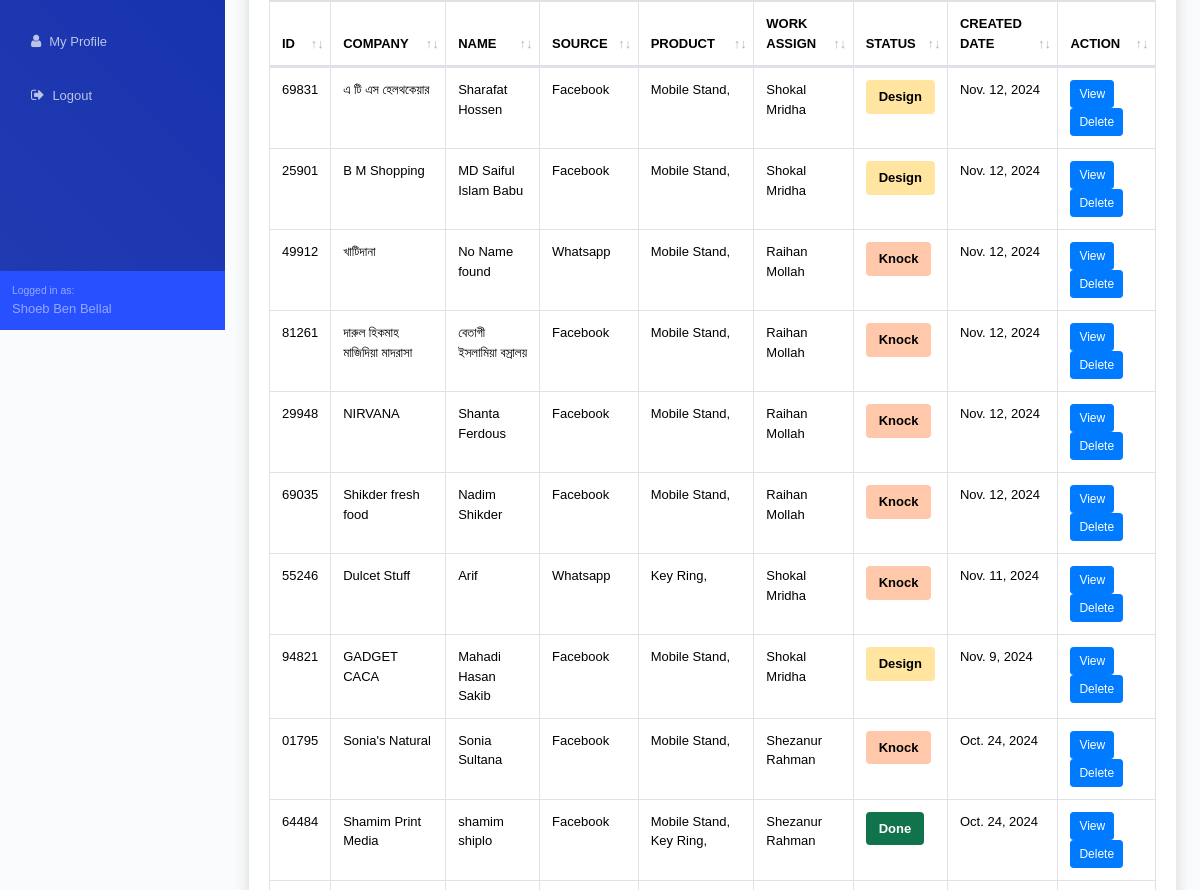
The page /order-request/ (signed in, middle part) on the database as committed earlier.
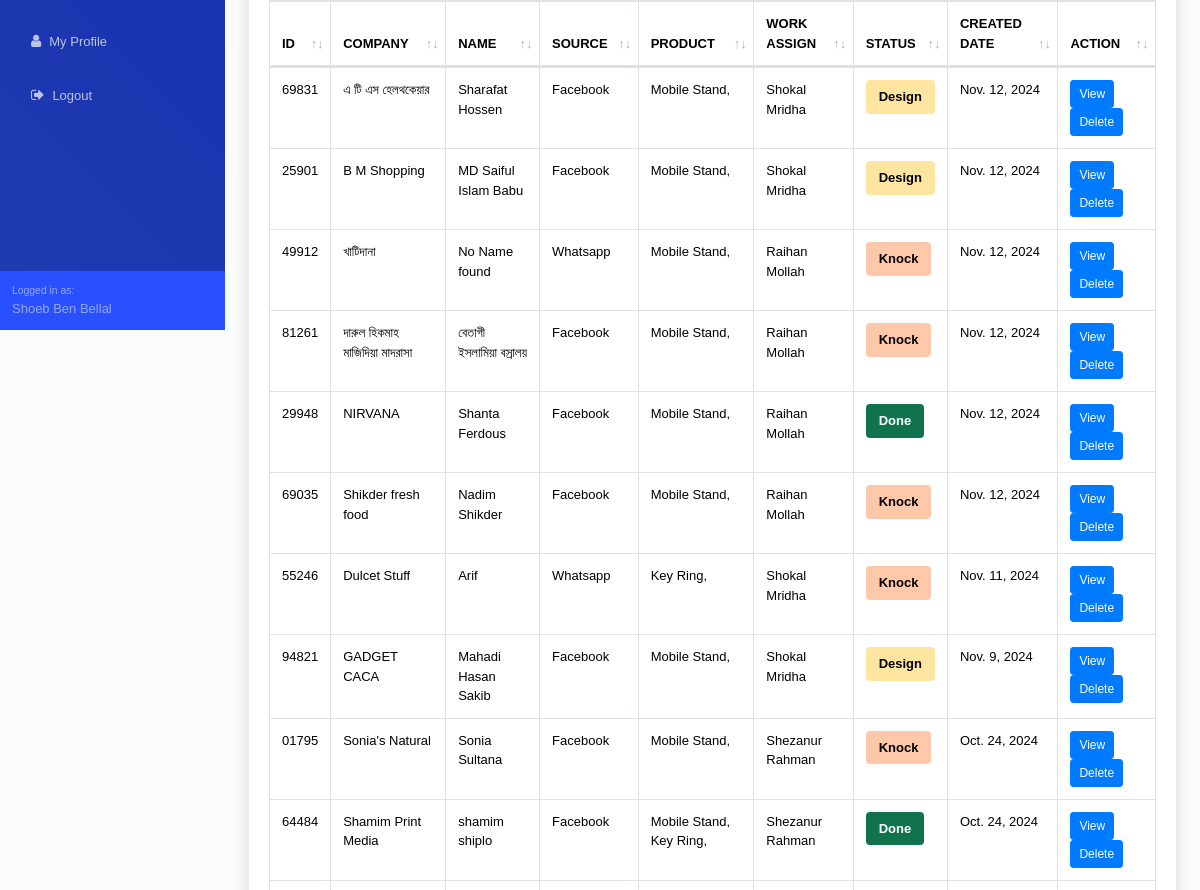
The same page on the database as committed later.
### account/models.py (models this page shows)
class Custom_User(AbstractUser):
    USER_TYPE = (
        ('Admin', 'Admin'),
        ('Staff', 'Staff'),
        ('Factory Staff', 'Factory Staff'),
    )
    user_type = models.CharField(max_length=20, choices=USER_TYPE, blank=True, null=True)
    email = models.EmailField(("email address"), blank=True, unique=True)
    phone_number = models.CharField(max_length=14, blank=True, null=True)
    profile_picture = models.ImageField(upload_to='profile-picture/', blank=True, null=True)
    USERNAME_FIELD = "email"
    REQUIRED_FIELDS = ["username"]
    def __str__(self) -> str:
        return f'{self.first_name} {self.last_name}' if self.first_name else f'{self.username} | {self.email}'

### order/models.py (models this page shows, shortened)
class OrderRequest(models.Model):
    STATUS_CHOICES = (
        ('None', 'None'),
        ('Design', 'Design'),
        ('Correction', 'Correction'),
        ('Call', 'Call'),
        ('Knock', 'Knock'),
        ('Other', 'Other'),
        ('Done', 'Done'),
        ('Hold', 'Hold'),
        ('Cancel', 'Cancel'),
        ('Mockup', 'Mockup'),
    )
    SOURCE = (
        ('Facebook', 'Facebook'),
        ('Whatsapp', 'Whatsapp'),
        ('Website', 'Website'),
        ('Others', 'Others'),
    )
    created_by = models.ForeignKey(Custom_User, on_delete=models.SET_NULL, blank=True, null=True, related_name='request_created_by')
    last_updated_by = models.ForeignKey(Custom_User, on_delete=models.DO_NOTHING, blank=True, null=True, related_name='request_last_updated_by')
    tracking_ID = models.CharField(max_length=5, unique=True, blank=True, null=True)
    company = models.CharField(max_length=250, blank=True, null=True)
    name = models.CharField(max_length=250)
    phone_number = models.CharField(max_length=20, blank=True, null=True)
    second_phone_number = models.CharField(max_length=20, blank=True, null=True)
    source = models.CharField(choices=SOURCE, max_length=50, default='Others')
    product = models.ManyToManyField(Product)
    status = models.CharField(max_length=50, choices=STATUS_CHOICES, default='None')
    remark = models.TextField(blank=True, null=True)
    work_assign = models.ForeignKey(Custom_User, on_delete=models.CASCADE, blank=True, null=True, related_name='order_request_assign')
    order_created = models.BooleanField(default=False)
    urgent = models.BooleanField(blank=True, null=True)
    logo = models.URLField(max_length=1000, blank=True, null=True)
    picture1 = models.URLField(max_length=1000, blank=True, null=True)
    picture2 = models.URLField(max_length=1000, blank=True, null=True)
    picture3 = models.URLField(max_length=1000, blank=True, null=True)
    picture4 = models.URLField(max_length=1000, blank=True, null=True)
    picture5 = models.URLField(max_length=1000, blank=True, null=True)
    created_at = models.DateField(blank=True, null=True)
    last_update = models.DateTimeField(auto_now=True)

class Product(models.Model):
    name = models.CharField(max_length=250)
    slug = models.SlugField(max_length=250, blank=True, null=True)
    created_date = models.DateTimeField(auto_now_add=True)

### order/views.py (the view, shortened to what this page needs)
# urls.py: path('order-request/', OrderRequestListView.as_view(), name='order_request_list'),
class OrderRequestListView(LoginRequiredMixin, ListView):
    model = OrderRequest
    template_name = 'request/order_request_list.html'
    context_object_name = 'order_requests'
    paginate_by = 20  # Pagination works for normal listing
    ordering = ['-id']
    def get_queryset(self):
        queryset = super().get_queryset()
        status = self.request.GET.get('status')
        start_date = self.request.GET.get('start_date')
        end_date = self.request.GET.get('end_date')
        search_query = self.request.GET.get('search')
        product_id = self.request.GET.get('product')
        work_assign = self.request.GET.get('work_assign')
        today_order_requests = self.request.GET.get('today_order_requests')
        if today_order_requests:
            today = timezone.now().date()
            queryset = queryset.filter(created_at=today)
        if status and status != 'All':
            queryset = queryset.filter(status=status)
        if start_date:
            start_date = parse_date(start_date)
            queryset = queryset.filter(created_at__gte=start_date)
        if end_date:
            end_date = parse_date(end_date)
            queryset = queryset.filter(created_at__lte=end_date)
        if product_id and product_id.isdigit():
            queryset = queryset.filter(product__id__icontains=product_id).distinct()
        if work_assign and work_assign.isdigit():
            queryset = queryset.filter(work_assign__id__icontains=work_assign).distinct()
        return queryset.distinct()
    def get_context_data(self, **kwargs):
        context = super().get_context_data(**kwargs)
        context['products'] = Product.objects.all()
        context['work_assign_choices'] = Custom_User.objects.all()
        return context
    def render_to_response(self, context, **response_kwargs):
        export_format = self.request.GET.get('export')
        queryset = self.get_queryset()  # Get the filtered queryset without pagination
        if export_format == 'xlsx':
            return self.export_to_xlsx(queryset)
        elif export_format == 'csv':
            return self.export_to_csv(queryset)
        return super().render_to_response(context, **response_kwargs)

### dashboard/context_processor.py (called while the page is built)
def website_settings(request):
    website_setting = Site_Settings.objects.all().first()
    return {'website_setting': website_setting}

### templates/request/order_request_list.html (shortened to what this page needs)
{% extends '../base.html' %}
{% block dashboard_body %}
<main>
    <div class="container-fluid">
        <div class="row">
            <div class="col-xl-12">
                <div class="card mb-4">
                    <div class="card-body">
                        <div class="table-responsive">
                            <div id="dataTable_wrapper" class="dataTables_wrapper dt-bootstrap4 no-footer">
                                <div class="row">
                                    <div class="col-sm-12">
                                        <table class="table table-bordered dataTable no-footer" id="dataTable"
                                            width="100%" cellspacing="0" role="grid" aria-describedby="dataTable_info"
                                            style="width: 100%;">
                                            <thead>
                                                <tr class="text-uppercase" role="row">
                                                    <th class="sorting" tabindex="0" aria-controls="dataTable"
                                                        rowspan="1" colspan="1"
                                                        aria-label="ID: activate to sort column ascending">ID</th>
                                                    <th class="sorting" tabindex="0" aria-controls="dataTable"
                                                        rowspan="1" colspan="1"
                                                        aria-label="Company: activate to sort column ascending">Company
                                                    </th>
                                                    <th class="sorting" tabindex="0" aria-controls="dataTable"
                                                        rowspan="1" colspan="1"
                                                        aria-label="Name: activate to sort column ascending">Name</th>
                                                    <th class=" sorting" tabindex="0" aria-controls="dataTable"
                                                        rowspan="1" colspan="1"
                                                        aria-label="Source: activate to sort column ascending">Source
                                                    </th>
                                                    <th class=" sorting" tabindex="0" aria-controls="dataTable"
                                                        rowspan="1" colspan="1"
                                                        aria-label="Product: activate to sort column ascending">Product
                                                    </th>
                                                    <th class=" sorting" tabindex="0" aria-controls="dataTable"
                                                        rowspan="1" colspan="1"
                                                        aria-label="Work Assign: activate to sort column ascending">Work
                                                        Assign</th>
                                                    <th class=" sorting" tabindex="0" aria-controls="dataTable"
                                                        rowspan="1" colspan="1"
                                                        aria-label="Status: activate to sort column ascending">Status
                                                    </th>
                                                    <th class=" sorting" tabindex="0" aria-controls="dataTable"
                                                        rowspan="1" colspan="1"
                                                        aria-label="Created Date: activate to sort column ascending">
                                                        Created Date</th>
                                                    <th class="sorting" tabindex="0" aria-controls="dataTable"
                                                        rowspan="1" colspan="1"
                                                        aria-label="Action: activate to sort column ascending">Action
                                                    </th>
                                                </tr>
                                            </thead>
                                            <tbody>
                                                {% for order_request in order_requests %}
                                                <tr role="row" class="odd">
                                                    <td {% if order_request.urgent %}style="color: red; font-weight: bold;"{% endif %}>
                                                        {{order_request.tracking_ID}}
                                                    </td>
                                                    <td {% if order_request.urgent %}style="color: red; font-weight: bold;"{% endif %}>
                                                        {{order_request.company}}
                                                    </td>
                                                    <td {% if order_request.urgent %}style="color: red; font-weight: bold;"{% endif %}>
                                                        {{order_request.name}}
                                                    </td>
                                                    <td {% if order_request.urgent %}style="color: red; font-weight: bold;"{% endif %}>
                                                        {{order_request.source}}
                                                    </td>
                                                    <td {% if order_request.urgent %}style="color: red; font-weight: bold;"{% endif %}>
                                                        {% for product in order_request.product.all %}
                                                        {{product.name}},
                                                        {% endfor %}
                                                    </td>
                                                    <td {% if order_request.urgent %}style="color: red; font-weight: bold;"{% endif %}>
                                                        {{order_request.work_assign}}
                                                    </td>
                                                    <td>
                                                        <a class="btn"
                                                        {% if order_request.status == 'Design' %}
                                                        style="background-color: #ffe5a0; font-weight: bold;"
                                                        {% endif %}
                                                        {% if order_request.status == 'Knock' %}
                                                        style="background-color: #ffc8aa; font-weight: bold;"
                                                        {% endif %}
                                                        {% if order_request.status == 'Done' %}
                                                        style="background-color: #11734c; color: white; font-weight: bold;"
                                                        {% endif %}
                                                        >{{order_request.status}}</a>
                                                    </td>
                                                    <td {% if order_request.urgent %}style="color: red; font-weight: bold;"{% endif %}>
                                                        {{order_request.created_at}}
                                                    </td>
                                                    <td {% if order_request.urgent %}style="color: red; font-weight: bold;"{% endif %}>
                                                        <a href="{% url 'order_request_view' order_request.id %}"
                                                            class="btn btn-primary btn-sm">
                                                            View
                                                        </a>
                                                        <a href="{% url 'order_request_delete' order_request.id %}"
                                                            class="btn btn-primary btn-sm">
                                                            Delete
                                                        </a>
                                                    </td>
                                                </tr>
                                                {% endfor %}
                                            </tbody>
                                        </table>
                                    </div>
                                </div>
                            </div>
                        </div>
                    </div>
                </div>
            </div>
        </div>
    </div>
</main>
{% endblock dashboard_body %}

### templates/base.html (shortened to what this page needs)
{% load static %}
<!DOCTYPE html>
<html lang="en">
<head>
  <link href="https://cdn.jsdelivr.net/npm/bootstrap@5.3.2/dist/css/bootstrap.min.css" rel="stylesheet"
>
  <link href="{% static 'assets/css/dataTables.bootstrap4.min.css' %}" rel="stylesheet">
  <link href="{% static 'assets/css/styles.css' %}" rel="stylesheet" />
  <link rel="stylesheet" href="https://cdnjs.cloudflare.com/ajax/libs/font-awesome/4.7.0/css/font-awesome.min.css">
</head>
<body class="sb-nav-fixed">
  <div id="layoutSidenav">
    <div id="layoutSidenav_nav">
      {% include './side_navbar.html' %}
    </div>
    <div id="layoutSidenav_content">
      {% block dashboard_body %}
      {% endblock dashboard_body %}
    </div>
  </div>
</body>
</html>

### templates/navbar.html (shortened to what this page needs)
{% load static %}

### templates/side_navbar.html (shortened to what this page needs)
<nav class="sb-sidenav accordion sb-sidenav-dark" id="sidenavAccordion">
    <div class="sb-sidenav-menu">
        <div class="nav">
            <a class="nav-link collapsed" href="#" data-toggle="collapse" data-target="#collapseTodo"
                aria-expanded="false" aria-controls="collapseRequest">
            </a>
            <a class="nav-link Active" href="{% url 'my_profile' %}">
                <div class="sb-nav-link-icon"><i class="fa fa-user"></i></div>
                My Profile
            </a>
            <a class="nav-link" href="{% url 'logout' %}">
                <div class="sb-nav-link-icon"><i class="fa fa-sign-out"></i></div>
                Logout
            </a>
        </div>
    </div>
    <div class="sb-sidenav-footer">
        <div class="small">Logged in as:</div>
        {{request.user.first_name}} {{request.user.last_name}}
    </div>
</nav>

Rows that differ between the two databases and show on the page:
changed OrderRequest "NIRVANA": status "Knock" → "Done"
